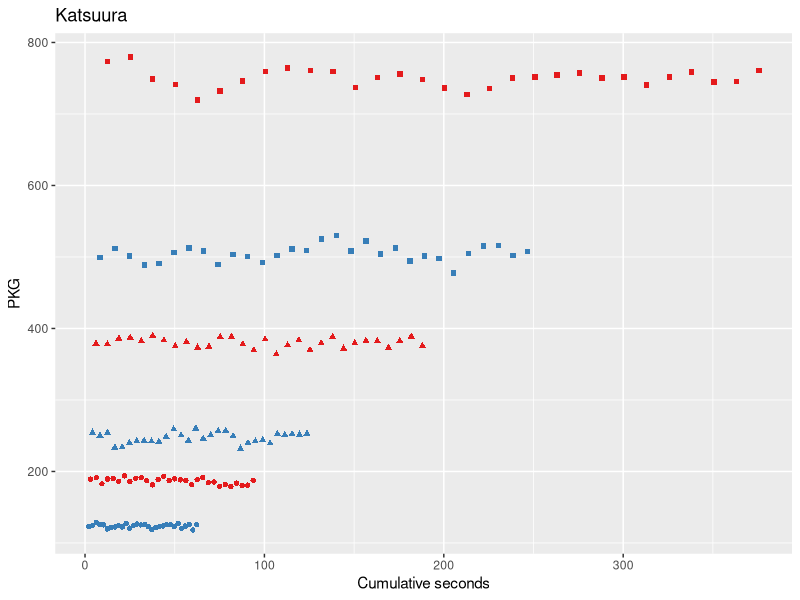
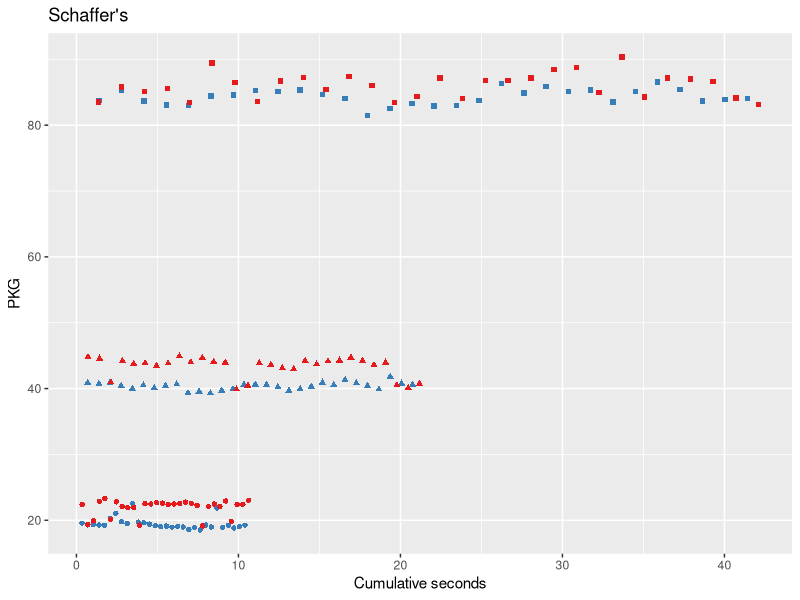
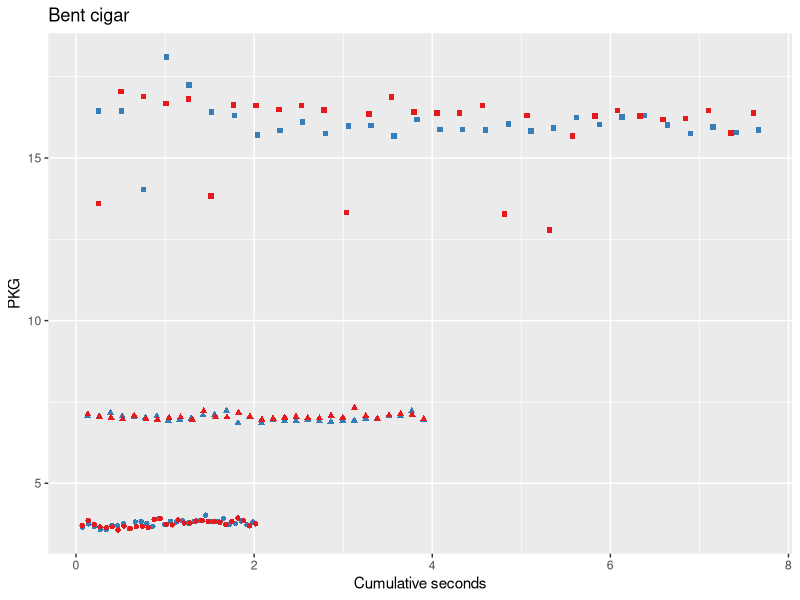
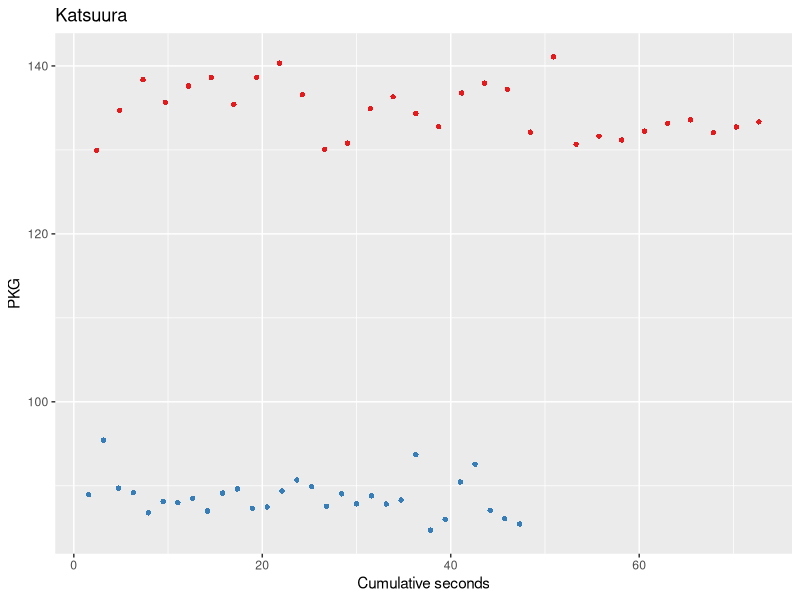
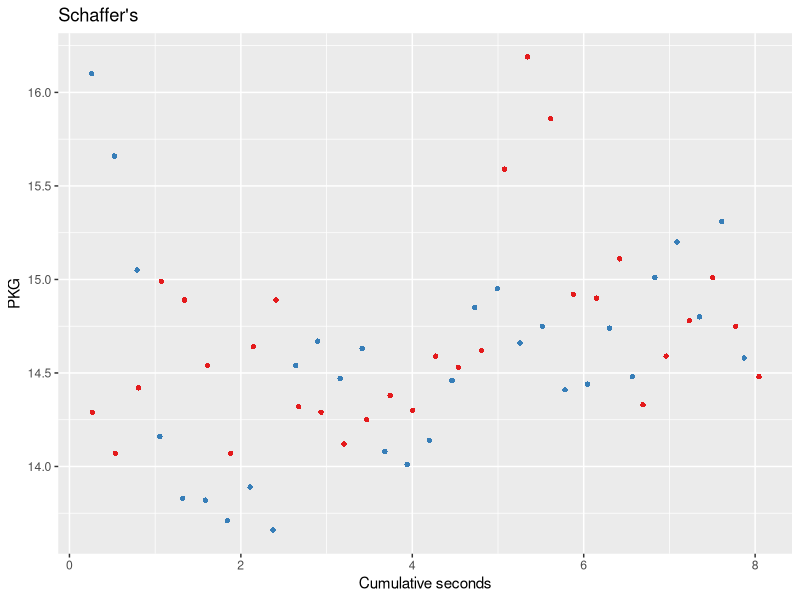
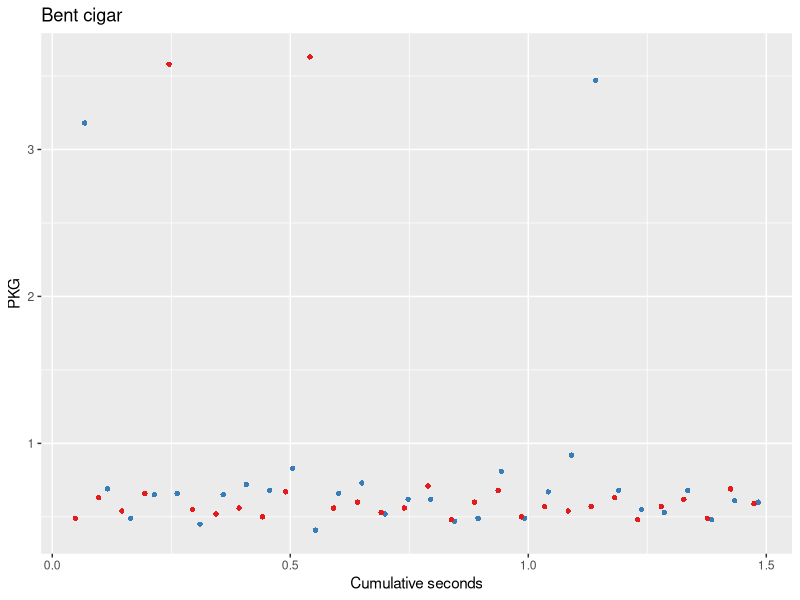
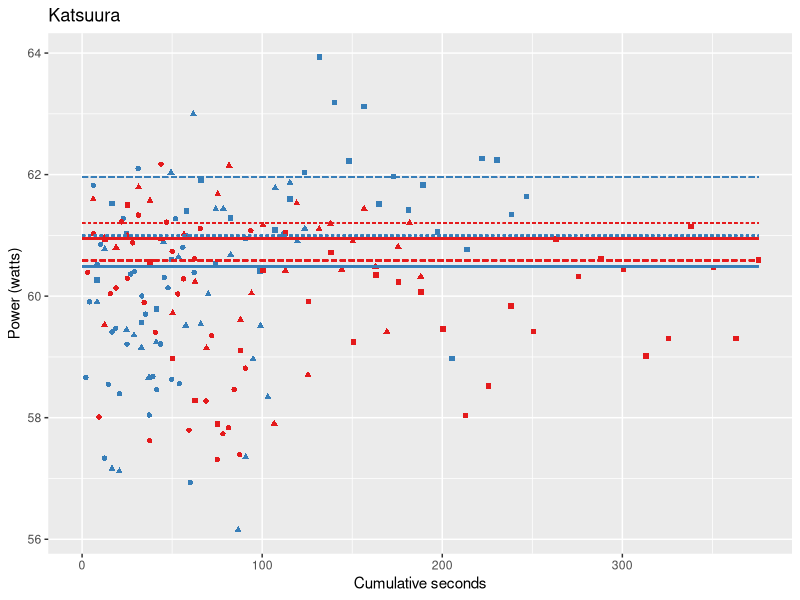
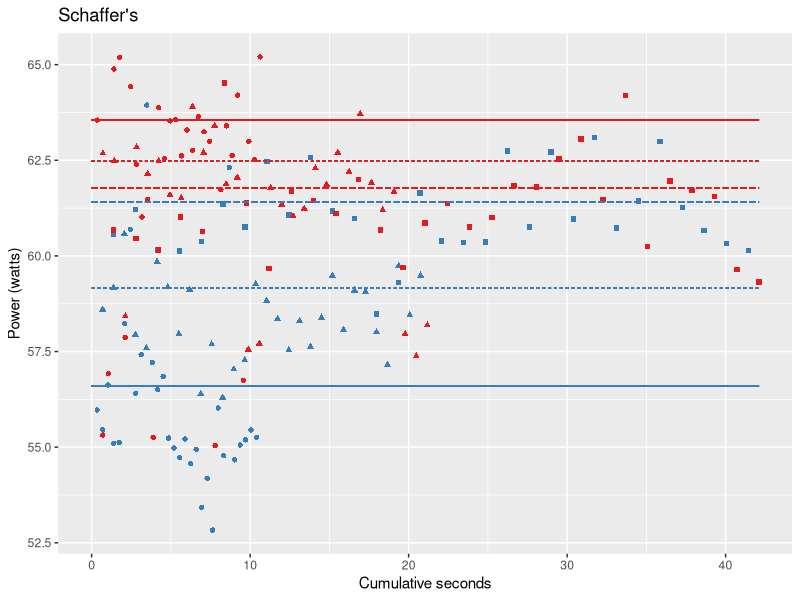

Write R code to recreate these figures, in order.
## ----europar25.variables, echo=FALSE, message=F--------------------------------------------------------------------------------------------------
bbob.fixed <- read.csv("data/evostar25-bbob-fixed-12-Nov-08-20-03.csv")

bbob.fixed$watts <- bbob.fixed$PKG / bbob.fixed$seconds

library(dplyr)
bbob.fixed <- bbob.fixed %>%
  group_by(type, size, work) %>%
  mutate(order = row_number()) %>%
  ungroup()

# Per type, size, work make a cumulative sum of the seconds passed and put it in a third column
bbob.fixed <- bbob.fixed %>%
  group_by(type, size, work) %>%
  mutate(cumulative_seconds = cumsum(seconds)) %>%
  ungroup()

bbob.variable <- read.csv("data/variable-evostar25-bbob-10-Nov-19-10-32.csv")
bbob.variable$watts <- bbob.variable$PKG / bbob.variable$seconds
bbob.variable$size <- as.factor(bbob.variable$size)
bbob.variable <- bbob.variable %>%
  group_by(type, size, work) %>%
  mutate(order = row_number()) %>%
  ungroup()

bbob.variable <- bbob.variable %>%
  group_by(type, size, work) %>%
  mutate(cumulative_seconds = cumsum(seconds)) %>%
  ungroup()

bbob.variable <- bbob.variable %>%
  group_by(type, size, work) %>%
  mutate(watts_75 = quantile(watts, 0.75)) %>%
  ungroup()

bbob.variable <- bbob.variable %>%
  group_by(type, size, work) %>%
  mutate(PKG_75 = quantile(PKG, 0.75)) %>%
  ungroup()


## ----europar25.pkg, echo=FALSE, message=F, fig.height=4, fig.show="hold", out.width="32%", fig.cap="PKG energy consumed vs. accumulated time; colors represent variable type and shape the chromosome size; variable-size (top) and fixed-size data structures (bottom)."----
bbob.variable$size <- as.factor(bbob.variable$size)
library(ggplot2)
ggplot(bbob.variable[ bbob.variable$work == "katsuura",], aes(x=cumulative_seconds, y=PKG,shape=size)) +
  geom_point( aes(color=type)) + scale_color_brewer(palette="Set1") +
  labs(title="Katsuura", y="PKG", x="Cumulative seconds")+theme(legend.position="none")


ggplot(bbob.variable[ bbob.variable$work == "schaffers",], aes(x=cumulative_seconds, y=PKG,shape=size, group=type,color=type)) +
  geom_point( aes(color=type)) + scale_color_brewer(palette="Set1") +
  labs(title="Schaffer's", y="PKG", x="Cumulative seconds")+theme(legend.position="none")

ggplot(bbob.variable[ bbob.variable$work == "bent_cigar",], aes(x=cumulative_seconds, y=PKG,shape=size, group=type,color=type)) +
  geom_point( aes(color=type)) + scale_color_brewer(palette="Set1") +
  labs(title="Bent cigar", y="PKG", x="Cumulative seconds")+theme(legend.position="none")

bbob.fixed$size <- as.factor(bbob.fixed$size)

ggplot(bbob.fixed[ bbob.fixed$work == "katsuura",], aes(x=cumulative_seconds, y=PKG,shape=size)) +
  geom_point( aes(color=type)) + scale_color_brewer(palette="Set1") +
  labs(title="Katsuura", y="PKG", x="Cumulative seconds")+theme(legend.position="none")


ggplot(bbob.fixed[ bbob.fixed$work == "schaffers",], aes(x=cumulative_seconds, y=PKG,shape=size, group=type,color=type)) +
  geom_point( aes(color=type)) + scale_color_brewer(palette="Set1") +
  labs(title="Schaffer's", y="PKG", x="Cumulative seconds")+theme(legend.position="none")

ggplot(bbob.fixed[ bbob.fixed$work == "bent_cigar",], aes(x=cumulative_seconds, y=PKG,shape=size, group=type,color=type)) +
  geom_point( aes(color=type)) + scale_color_brewer(palette="Set1") +
  labs(title="Bent cigar", y="PKG", x="Cumulative seconds")+theme(legend.position="none")


## ----europar25.power, echo=FALSE, message=F, fig.height=4, fig.show="hold", out.width="32%", fig.cap="Power drawn vs. accumulated time; legend as above"----

bbob.variable <- bbob.variable %>%
  group_by(type, size, work) %>%
  mutate(watts_75 = quantile(watts, 0.75)) %>%
  ungroup()

bbob.variable <- bbob.variable %>%
  group_by(type, size, work) %>%
  mutate(PKG_75 = quantile(PKG, 0.75)) %>%
  ungroup()

library(ggplot2)
ggplot(bbob.variable[ bbob.variable$work == "katsuura",], aes(x=cumulative_seconds, y=watts,shape=size)) +
  geom_point( aes(color=type)) + scale_color_brewer(palette="Set1") +
  labs(title="Katsuura", y="Power (watts)", x="Cumulative seconds")+theme(legend.position="none") + geom_segment(data=bbob.variable[bbob.variable$work == "katsuura",],aes(x=0, xend=max(cumulative_seconds), y=watts_75, color=type,linetype=size))


ggplot(bbob.variable[ bbob.variable$work == "schaffers",], aes(x=cumulative_seconds, y=watts,shape=size, group=type,color=type)) +
  geom_point( aes(color=type)) + scale_color_brewer(palette="Set1") +
  labs(title="Schaffer's", y="Power (watts)", x="Cumulative seconds")+theme(legend.position="none")+ geom_segment(data=bbob.variable[bbob.variable$work == "schaffers",],aes(x=0, xend=max(cumulative_seconds), y=watts_75, color=type,linetype=size))

ggplot(bbob.variable[ bbob.variable$work == "bent_cigar",], aes(x=cumulative_seconds, y=watts,shape=size, group=type,color=type)) +
  geom_point( aes(color=type)) + scale_color_brewer(palette="Set1") +
  labs(title="Bent cigar", y="Power (watts)", x="Cumulative seconds")+theme(legend.position="none")+ geom_segment(data=bbob.variable[bbob.variable$work == "bent_cigar",],aes(x=0, xend=max(cumulative_seconds), y=watts_75, color=type,linetype=size))

bbob.fixed <- bbob.fixed %>%
  group_by(type, size, work) %>%
  mutate(watts_75 = quantile(watts, 0.75)) %>%
  ungroup()

bbob.fixed <- bbob.fixed %>%
  group_by(type, size, work) %>%
  mutate(PKG_75 = quantile(PKG, 0.75)) %>%
  ungroup()

ggplot(bbob.fixed[ bbob.fixed$work == "katsuura",], aes(x=cumulative_seconds, y=watts,shape=size)) +
  geom_point( aes(color=type)) + scale_color_brewer(palette="Set1") +
  labs(title="Katsuura", y="Power (watts)", x="Cumulative seconds")+theme(legend.position="none")+ geom_segment(data=bbob.fixed[bbob.fixed$work == "katsuura",],aes(x=0, xend=max(cumulative_seconds), y=watts_75, color=type,linetype=size))


ggplot(bbob.fixed[ bbob.fixed$work == "schaffers",], aes(x=cumulative_seconds, y=watts,shape=size, group=type,color=type)) +
  geom_point( aes(color=type)) + scale_color_brewer(palette="Set1") +
  labs(title="Schaffer's", y="Power (watts)", x="Cumulative seconds")+theme(legend.position="none")+ geom_segment(data=bbob.fixed[bbob.fixed$work == "schaffers",],aes(x=0, xend=max(cumulative_seconds), y=watts_75, color=type,linetype=size))

ggplot(bbob.fixed[ bbob.fixed$work == "bent_cigar",], aes(x=cumulative_seconds, y=watts,shape=size, group=type,color=type)) +
  geom_point( aes(color=type)) + scale_color_brewer(palette="Set1") +
  labs(title="Bent cigar", y="Power (watts)", x="Cumulative seconds")+theme(legend.position="none")+ geom_segment(data=bbob.fixed[bbob.fixed$work == "bent_cigar",],aes(x=0, xend=max(cumulative_seconds), y=watts_75, color=type,linetype=size))


## ----europar25.time, echo=FALSE, message=F, fig.height=2.75, fig.cap="Power drawn vs. time for every experiment"---------------------------------
ggplot(bbob.variable[bbob.variable$work =="different_powers" | bbob.variable$work =="bent_cigar" | bbob.variable$work == "rosenbrock" | bbob.variable$work=="rastrigin",], aes(x=seconds,y=watts, shape=type,color=size)) +
  geom_point( aes(color=work)) + scale_color_brewer(palette="Set1") +
  labs( y="Watts", x="Seconds") +
  theme(axis.text.x = element_text(angle = 45, hjust = 1))+scale_x_log10()

